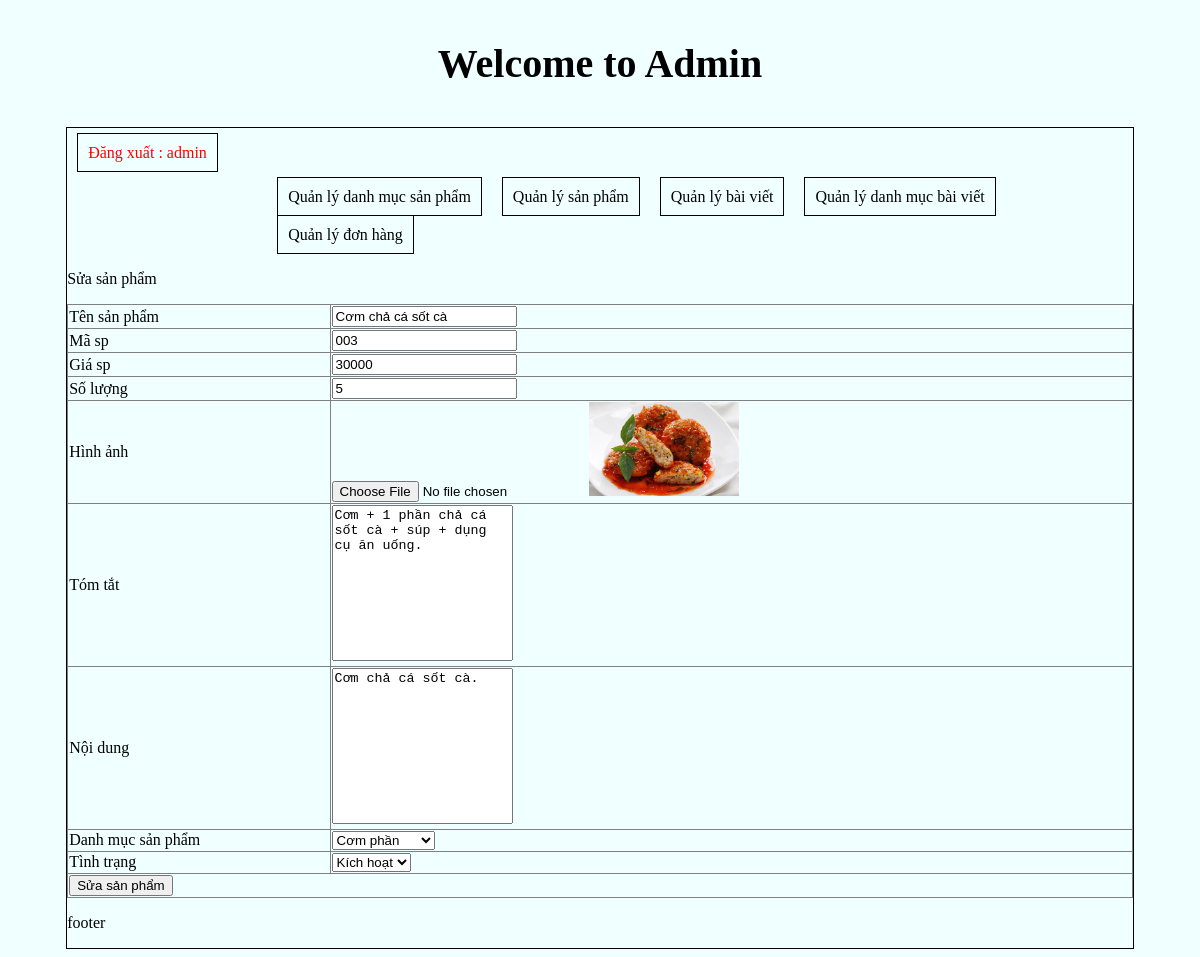
/admincp/index.php?action=quanlysp&query=sua&masp=003 (signed in), run on the app's committed database.
### tables this page shows
CREATE TABLE `tbl_sanpham` (
  `masp` varchar(10) NOT NULL,
  `tensanpham` varchar(250) NOT NULL,
  `giasp` varchar(50) NOT NULL,
  `soluong` int(11) NOT NULL,
  `hinhanh` varchar(50) NOT NULL,
  `tomtat` text NOT NULL,
  `noidung` text NOT NULL,
  `tinhtrang` int(11) NOT NULL,
  `id_danhmuc` int(11) NOT NULL
);

### admincp/modules/quanlysp/sua.php (the view, shortened to what this page needs)
<?php
	$sql_sua_sp = "SELECT * FROM tbl_sanpham WHERE masp = '$_GET[masp]' LIMIT 1";
	$query_sua_sp = mysqli_query($mysqli,$sql_sua_sp);
?>
<p>Sửa sản phẩm</p>
<table border="1" width="100%" style="border-collapse: collapse;">
<?php
while($row = mysqli_fetch_array($query_sua_sp)) {
?>
 <form method="POST" action="modules/quanlysp/xuly.php?masp=<?php echo $row['masp'] ?>" enctype="multipart/form-data">
	  <tr>
	  	<td>Tên sản phẩm</td>
	  	<td><input type="text" value="<?php echo $row['tensanpham'] ?>" name="tensanpham"></td>
	  </tr>
	   <tr>
	  	<td>Mã sp</td>
	  	<td><input type="text" value="<?php echo $row['masp'] ?>" name="masp"></td>
	  </tr>
	  <tr>
	  	<td>Giá sp</td>
	  	<td><input type="text" value="<?php echo $row['giasp'] ?>" name="giasp"></td>
	  </tr>
	  <tr>
	  	<td>Số lượng</td>
	  	<td><input type="text" value="<?php echo $row['soluong'] ?>" name="soluong"></td>
	  </tr>
	   <tr>
	  	<td>Hình ảnh</td>
	  	<td>
	  		<input type="file" name="hinhanh">
	  		<img src="modules/quanlysp/uploads/<?php echo $row['hinhanh'] ?>" width="150px">
	  	</td>
	  </tr>
	  <tr>
	  	<td>Tóm tắt</td>
	  	<td><textarea rows="10"  name="tomtat" style="resize: none"><?php echo $row['tomtat'] ?></textarea></td>
	  </tr>
	   <tr>
	  	<td>Nội dung</td>
	  	<td><textarea rows="10"  name="noidung" style="resize: none"><?php echo  $row['noidung'] ?></textarea></td>
	  </tr>
	  <tr>
	    <td>Danh mục sản phẩm</td>
	    <td>
	    	<select name="danhmuc">
	    		<?php
	    		$sql_danhmuc = "SELECT * FROM tbl_danhmuc ORDER BY id_danhmuc DESC";
	    		$query_danhmuc = mysqli_query($mysqli,$sql_danhmuc);
	    		while($row_danhmuc = mysqli_fetch_array($query_danhmuc)){
	    			if($row_danhmuc['id_danhmuc']==$row['id_danhmuc']){
	    		?>
	    		<option selected value="<?php echo $row_danhmuc['id_danhmuc'] ?>"><?php echo $row_danhmuc['tendanhmuc'] ?></option>
	    		<?php
	    			}else{
	    		?>
	    		<option value="<?php echo $row_danhmuc['id_danhmuc'] ?>"><?php echo $row_danhmuc['tendanhmuc'] ?></option>
	    		<?php
	    			}
	    		}
	    		?>
	    	</select>
	    </td>
	  </tr>
	  <tr>
	    <td>Tình trạng</td>
	    <td>
	    	<select name="tinhtrang">
	    		<?php
	    		if($row['tinhtrang']==1){
	    		?>
	    		<option value="1" selected>Kích hoạt</option>
	    		<?php
	    		}else{
	    		?>
	    		<option value="1">Kích hoạt</option>
	    		<option value="0" selected>Ẩn</option>
	    		<?php
	    		}
	    		?>
	    	</select>
	    </td>
	  </tr>
	   <tr>
	    <td colspan="2"><input type="submit" name="suasanpham" value="Sửa sản phẩm"></td>
	  </tr>
 </form>
 <?php
 }
 ?>
</table>

### admincp/css/styleadmincp.css (style rules this page uses)
body { background-color: azure; }

### data on the page
tbl_sanpham: tensanpham "Cơm chả cá sốt cà", masp "003", giasp "30000", soluong "5", hinhanh (picture), tomtat "Cơm + 1 phần chả cá sốt cà + súp + dụng cụ ăn uống.", noidung "Cơm chả cá sốt cà.", tinhtrang "Kích hoạt"

### other printed values
$_SESSION['dangnhap'] "admin"
form field danhmuc "Cơm phần"
